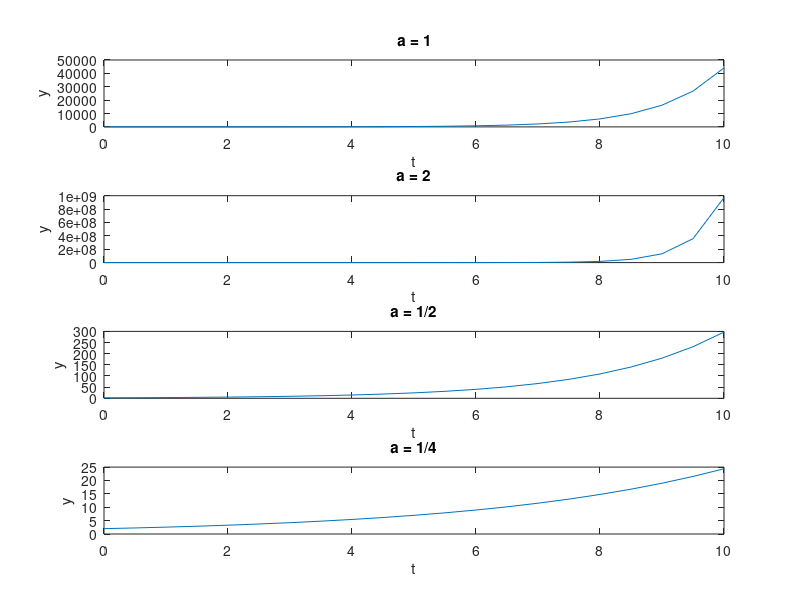

Here is the MATLAB script that generated this plot:
clc;
clear;
t = 0:0.5:10;


subplot(4,1,1);
a=1;
y=2*exp(a*t);
plot(t,y);
xlabel('t');
ylabel('y');
title('a = 1');

subplot(4,1,2);
a=2;
y=2*exp(a*t);
plot(t,y);
xlabel('t');
ylabel('y');
title('a = 2');

subplot(4,1,3);
a=1/2;
y=2*exp(a*t);
plot(t,y);
xlabel('t');
ylabel('y');
title('a = 1/2');

subplot(4,1,4);
a=1/4;
y=2*exp(a*t);
plot(t,y);
xlabel('t');
ylabel('y');
title('a = 1/4');
